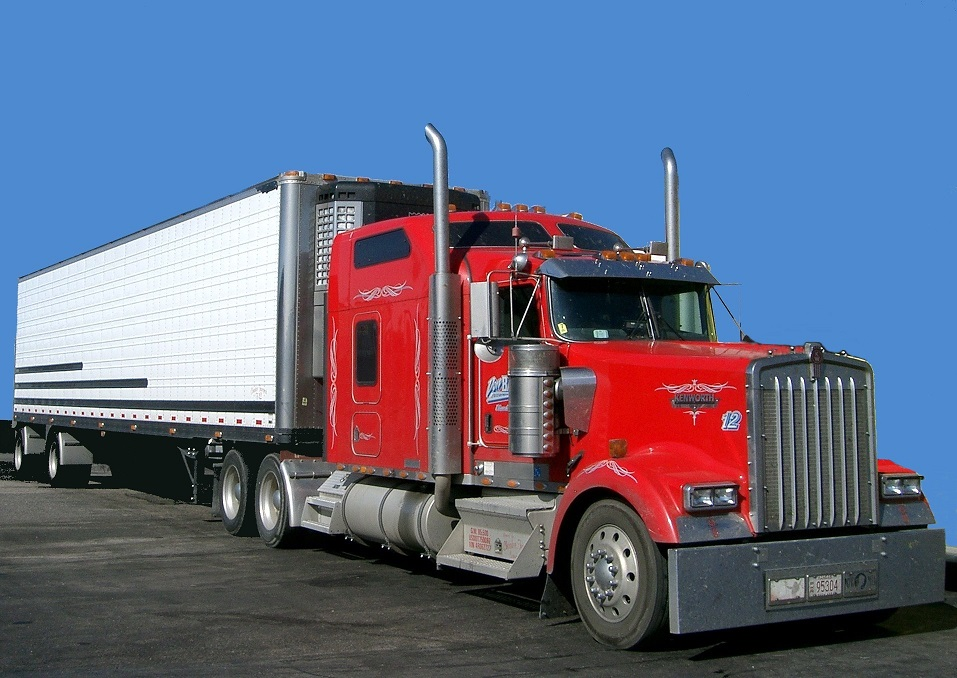
#> input picture Section_3/truck_free_s.jpg, 957 x 678 px, found by its file name
$ jupyter execute 'HIstogram_Oriented_Gradients_(HOG).ipynb'   (shell and % lines are left out)   (older library calls are emulated)
#> lines starting #> are read from the running program, lines starting #| are printed output that depends on the picture
[cell 1]
import cv2
import matplotlib.image as mpimg
import matplotlib.pyplot as plt
import numpy as np
from skimage.feature import hog

[cell 2]
image_color = mpimg.imread("/content/truck_free_s.jpg")
#> image_color is the input picture: shape (678, 957, 3); mean R, G, B 96.9, 106.9, 134
image_gray = cv2.cvtColor(image_color, cv2.COLOR_BGR2GRAY)
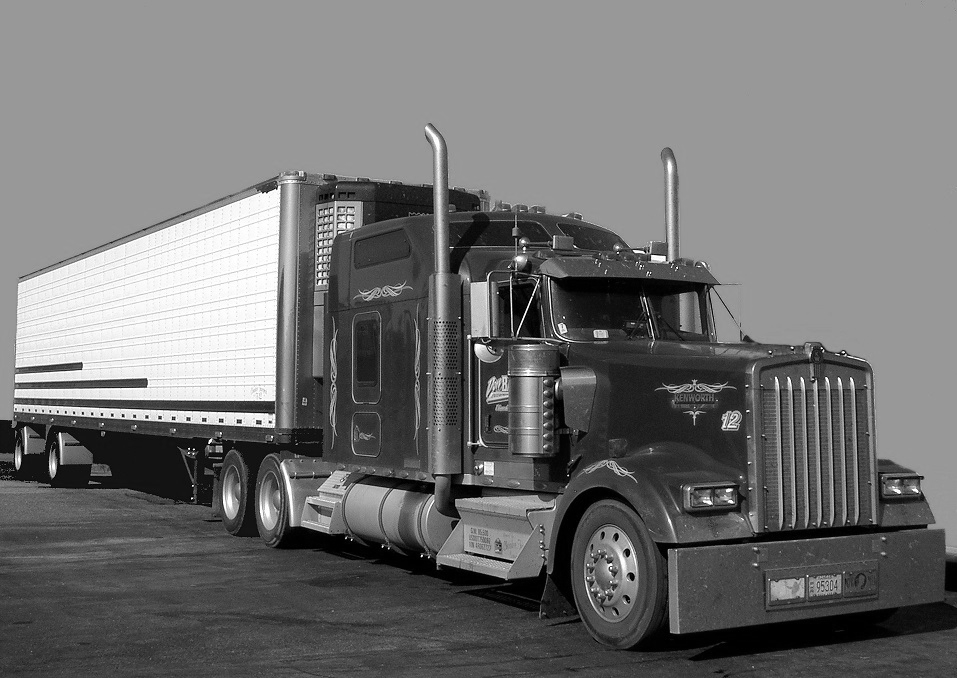
#> image_gray: shape (678, 957); min 0, max 255, mean 113.8
plt.imshow(image_gray, cmap="gray")

[cell 3]
x_sobel = cv2.Sobel(image_gray, cv2.CV_64F, 0, 1, ksize= 7)
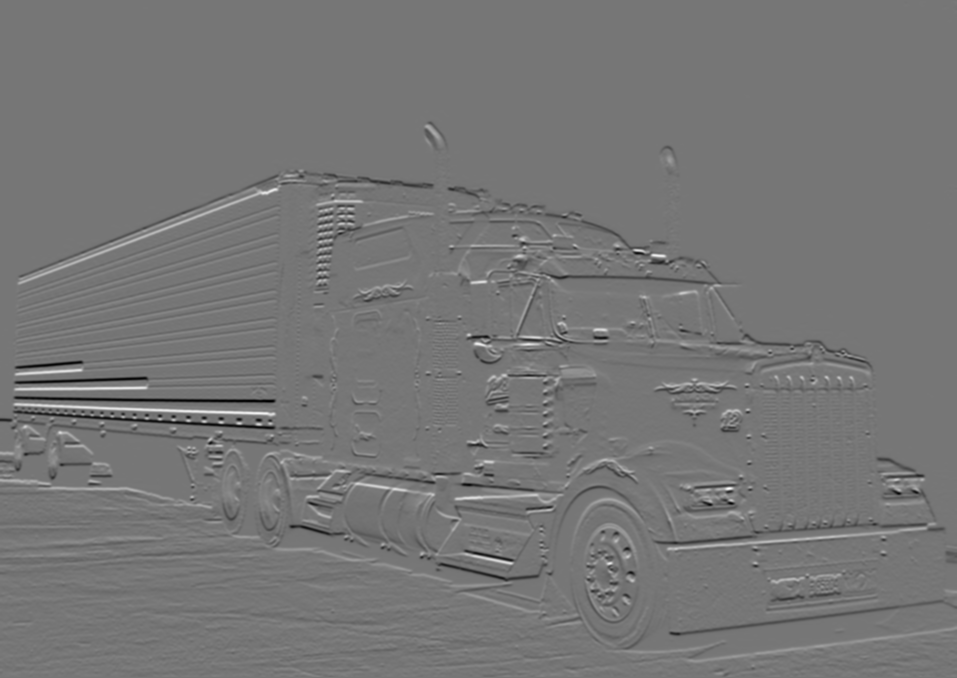
#> x_sobel: shape (678, 957) float64; min -127343, max 146130, mean -252.3; drawn with min black and max white
plt.imshow(x_sobel)

[cell 4]
y_sobel = cv2.Sobel(image_gray, cv2.CV_64F, 1, 0, ksize= 7)
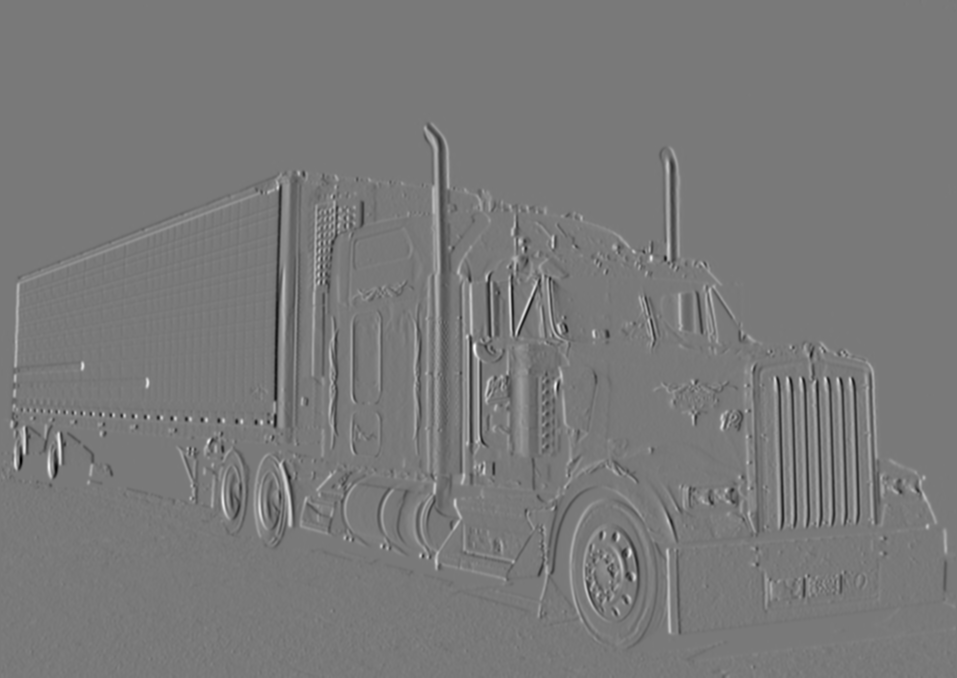
#> y_sobel: shape (678, 957) float64; min -134671, max 147621, mean 28.5; drawn with min black and max white
plt.imshow(y_sobel)

#Perform Histogram of Oriented Gradient

[cell 5]
features, hog_image = hog(image_gray,
                                   orientations = 9,
                                   pixels_per_cell = (16, 16),
                                   cells_per_block = (1, 1),
                                   transform_sqrt = False,
                                   visualize = True,
                                   feature_vector = False)
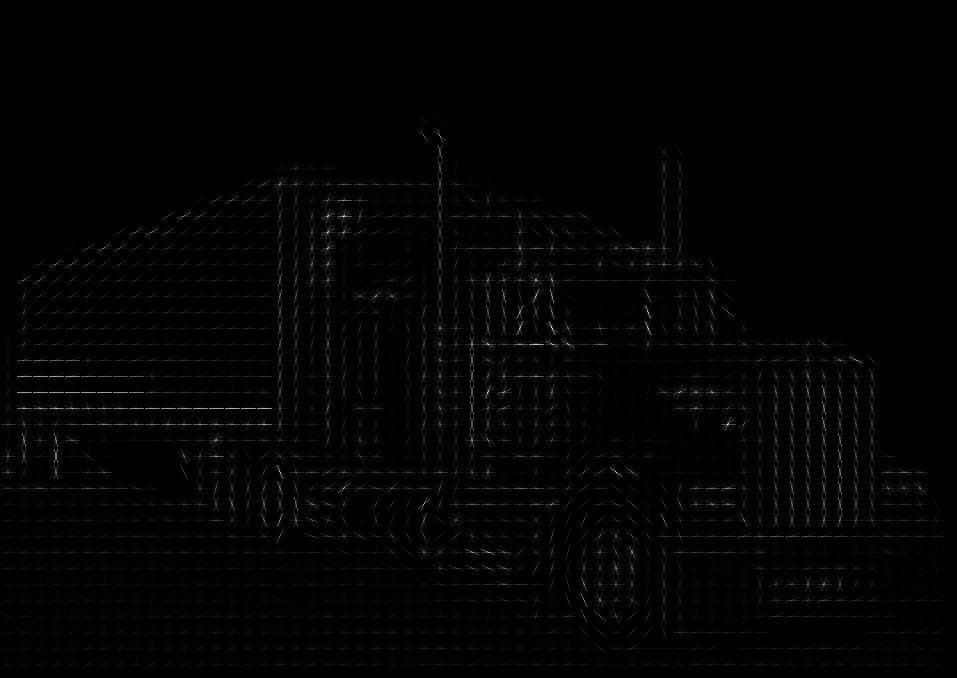
#> hog_image: shape (678, 957) float64; min 0, max 75.7, mean 0.8; drawn with min black and max white

features.shape
#> Out = (42, 59, 1, 1, 9)

[cell 6]
features[30, 50, :]

[cell 7]
hog_image.shape
#> Out = (678, 957)

[cell 8]
from skimage import exposure

hog_image_rescaled = exposure.rescale_intensity(hog_image, in_range = (0, 2))
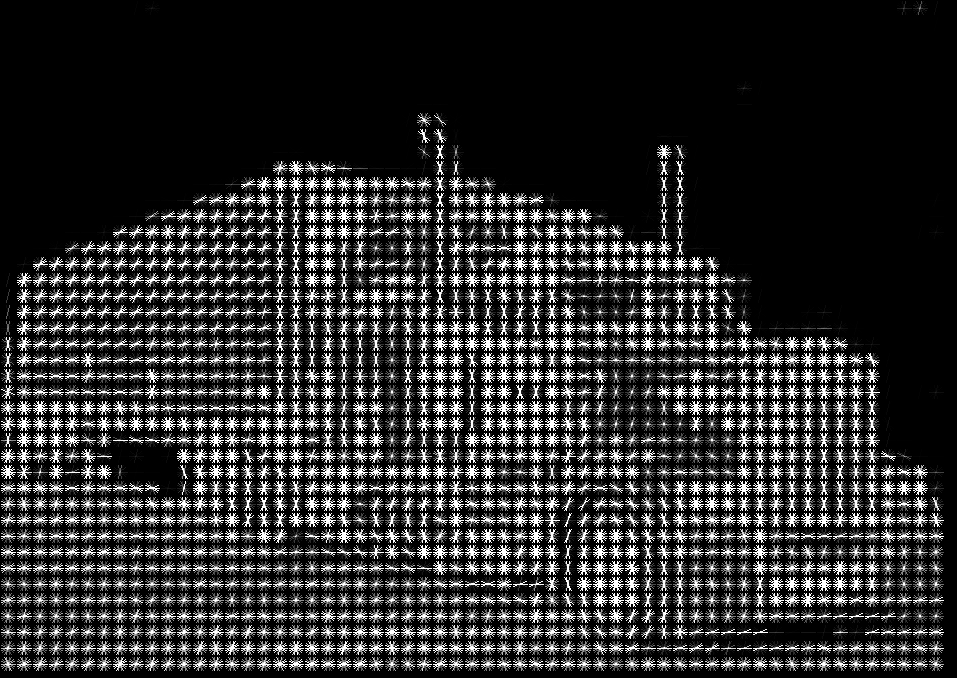
#> hog_image_rescaled: shape (678, 957) float64; min 0, max 1, mean 0.176

$ run again, with Section_3/Find_Truck_color.jpg copied over Section_3/truck_free_s.jpg
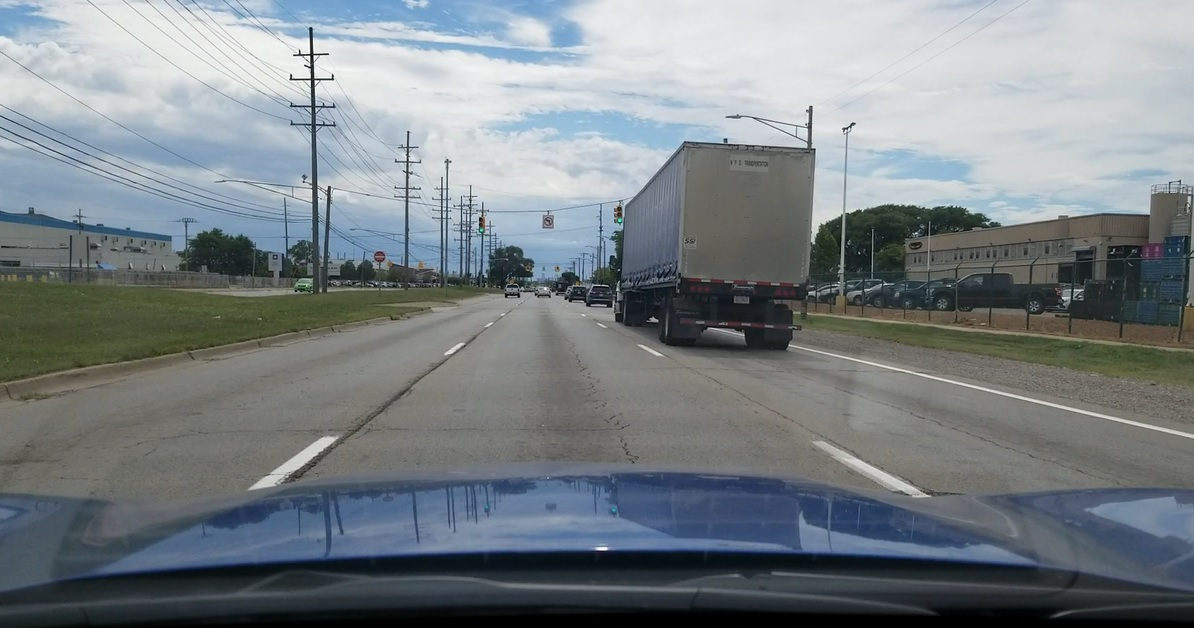
#> input picture Section_3/Find_Truck_color.jpg, 1194 x 628 px, found by its file name
#> image_color is the input picture: shape (628, 1194, 3); mean R, G, B 121.6, 129, 133.3
#> `y_sobel = cv2.Sobel(image_gray, cv2.CV_64F, 1, 0, ksize= 7)`:
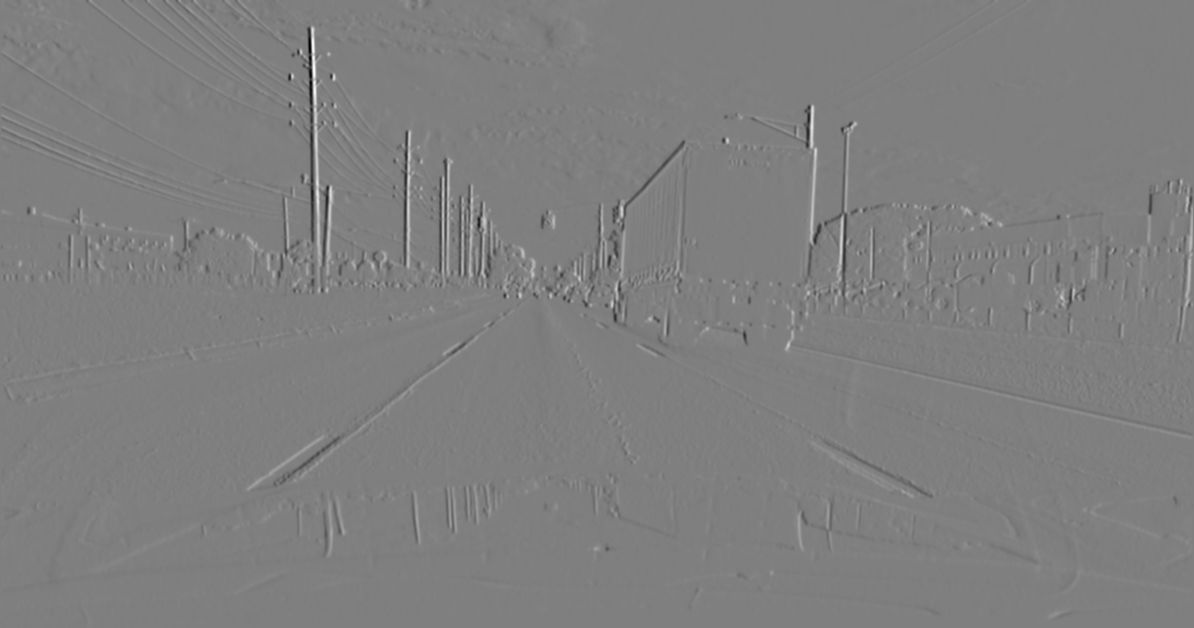
#> y_sobel: shape (628, 1194) float64; min -131101, max 131220, mean 18.6; drawn with min black and max white
#> `hog_image_rescaled = exposure.rescale_intensity(hog_image, in_range = ..`:
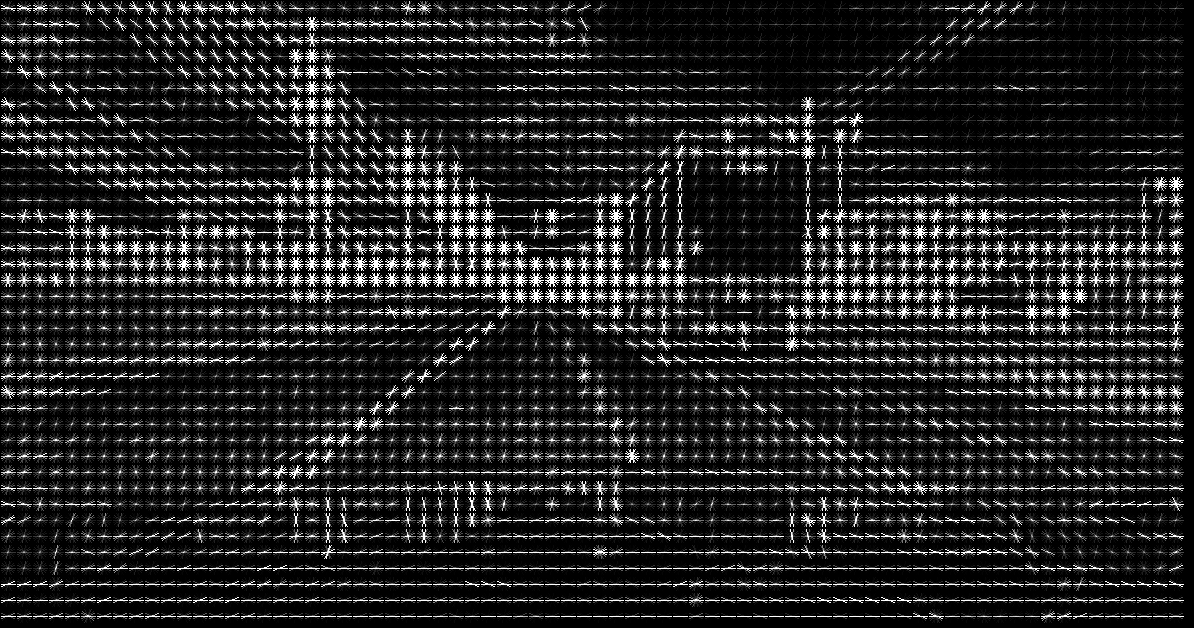
#> hog_image_rescaled: shape (628, 1194) float64; min 0, max 1, mean 0.148
